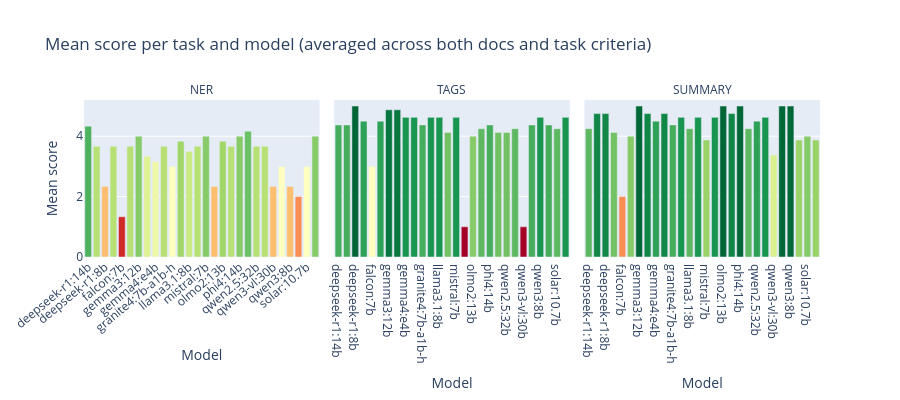

Here is the notebook cell this chart was saved with:
### Code cell
# Grouped bar chart: mean score per model, faceted by task
task_mean = (
    df.groupby(['model', 'task'])['score']
    .mean()
    .reset_index()
    .rename(columns={'score': 'mean_score'})
)

# Order models alphabetically
model_order = sorted(df['model'].unique().tolist())

fig = px.bar(
    task_mean,
    x='model',
    y='mean_score',
    facet_col='task',
    category_orders={'model': model_order, 'task': ['ner', 'tags', 'summary']},
    color='mean_score',
    color_continuous_scale='RdYlGn',
    range_color=[1, 5],
    labels={'mean_score': 'Mean score', 'model': 'Model'},
    title='Mean score per task and model (averaged across both docs and task criteria)',
    height=400,
)
fig.update_layout(xaxis_tickangle=-40, coloraxis_showscale=False)
fig.update_yaxes(range=[0, 5.2])
fig.for_each_annotation(lambda a: a.update(text=a.text.split('=')[-1].upper()))
fig.show()

### Figure 1 — Plotly figure (JSON) as saved in the notebook; plotly's stock layout.template omitted (floating-point values rounded to 4 significant figures)
{"data": [{"hovertemplate": "task=ner<br>Model=%{x}<br>Mean score=%{marker.color}<extra></extra>", "legendgroup": "", "marker": {"color": [4.333, 3.667, 2.333, 3.667, 1.333, 3.667, 4.0, 3.333, 3.167, 3.667, 3.0, 3.833, 3.5, 3.667, 4.0, 2.333, 3.833, 3.667, 4.0, 4.167, 3.667, 3.667, 2.333, 3.0, 2.333, 2.0, 3.0, 4.0], "coloraxis": "coloraxis", "pattern": {"shape": ""}}, "name": "", "orientation": "v", "showlegend": false, "textposition": "auto", "type": "bar", "x": ["deepseek-r1:14b", "deepseek-r1:32b", "deepseek-r1:8b", "dolphin3:8b", "falcon:7b", "gemma2:2b", "gemma3:12b", "gemma3n:e4b", "gemma4:e4b", "granite3.3:8b", "granite4:7b-a1b-h", "lfm2:24b", "llama3.1:8b", "llama3.2:latest", "mistral:7b", "olmo-3:7b", "olmo2:13b", "phi4-reasoning:14b", "phi4:14b", "qwen2.5:14b", "qwen2.5:32b", "qwen2.5:7b", "qwen3-vl:30b", "qwen3:14b", "qwen3:8b", "rnj-1:8b", "solar:10.7b", "translategemma:12b"], "xaxis": "x", "y": [4.333, 3.667, 2.333, 3.667, 1.333, 3.667, 4.0, 3.333, 3.167, 3.667, 3.0, 3.833, 3.5, 3.667, 4.0, 2.333, 3.833, 3.667, 4.0, 4.167, 3.667, 3.667, 2.333, 3.0, 2.333, 2.0, 3.0, 4.0], "yaxis": "y"}, {"hovertemplate": "task=tags<br>Model=%{x}<br>Mean score=%{marker.color}<extra></extra>", "legendgroup": "", "marker": {"color": [4.375, 4.375, 5.0, 4.5, 3.0, 4.5, 4.875, 4.875, 4.625, 4.625, 4.375, 4.625, 4.625, 4.125, 4.625, 1.0, 4.0, 4.25, 4.375, 4.125, 4.125, 4.25, 1.0, 4.375, 4.625, 4.375, 4.25, 4.625], "coloraxis": "coloraxis", "pattern": {"shape": ""}}, "name": "", "orientation": "v", "showlegend": false, "textposition": "auto", "type": "bar", "x": ["deepseek-r1:14b", "deepseek-r1:32b", "deepseek-r1:8b", "dolphin3:8b", "falcon:7b", "gemma2:2b", "gemma3:12b", "gemma3n:e4b", "gemma4:e4b", "granite3.3:8b", "granite4:7b-a1b-h", "lfm2:24b", "llama3.1:8b", "llama3.2:latest", "mistral:7b", "olmo-3:7b", "olmo2:13b", "phi4-reasoning:14b", "phi4:14b", "qwen2.5:14b", "qwen2.5:32b", "qwen2.5:7b", "qwen3-vl:30b", "qwen3:14b", "qwen3:8b", "rnj-1:8b", "solar:10.7b", "translategemma:12b"], "xaxis": "x2", "y": [4.375, 4.375, 5.0, 4.5, 3.0, 4.5, 4.875, 4.875, 4.625, 4.625, 4.375, 4.625, 4.625, 4.125, 4.625, 1.0, 4.0, 4.25, 4.375, 4.125, 4.125, 4.25, 1.0, 4.375, 4.625, 4.375, 4.25, 4.625], "yaxis": "y2"}, {"hovertemplate": "task=summary<br>Model=%{x}<br>Mean score=%{marker.color}<extra></extra>", "legendgroup": "", "marker": {"color": [4.25, 4.75, 4.75, 4.125, 2.0, 4.0, 5.0, 4.75, 4.5, 4.75, 4.375, 4.625, 4.25, 4.625, 3.875, 4.625, 5.0, 4.75, 5.0, 4.25, 4.5, 4.625, 3.375, 5.0, 5.0, 3.875, 4.0, 3.875], "coloraxis": "coloraxis", "pattern": {"shape": ""}}, "name": "", "orientation": "v", "showlegend": false, "textposition": "auto", "type": "bar", "x": ["deepseek-r1:14b", "deepseek-r1:32b", "deepseek-r1:8b", "dolphin3:8b", "falcon:7b", "gemma2:2b", "gemma3:12b", "gemma3n:e4b", "gemma4:e4b", "granite3.3:8b", "granite4:7b-a1b-h", "lfm2:24b", "llama3.1:8b", "llama3.2:latest", "mistral:7b", "olmo-3:7b", "olmo2:13b", "phi4-reasoning:14b", "phi4:14b", "qwen2.5:14b", "qwen2.5:32b", "qwen2.5:7b", "qwen3-vl:30b", "qwen3:14b", "qwen3:8b", "rnj-1:8b", "solar:10.7b", "translategemma:12b"], "xaxis": "x3", "y": [4.25, 4.75, 4.75, 4.125, 2.0, 4.0, 5.0, 4.75, 4.5, 4.75, 4.375, 4.625, 4.25, 4.625, 3.875, 4.625, 5.0, 4.75, 5.0, 4.25, 4.5, 4.625, 3.375, 5.0, 5.0, 3.875, 4.0, 3.875], "yaxis": "y3"}], "layout": {"annotations": [{"font": {}, "showarrow": false, "text": "NER", "x": 0.16, "xanchor": "center", "xref": "paper", "y": 1, "yanchor": "bottom", "yref": "paper"}, {"font": {}, "showarrow": false, "text": "TAGS", "x": 0.5, "xanchor": "center", "xref": "paper", "y": 1, "yanchor": "bottom", "yref": "paper"}, {"font": {}, "showarrow": false, "text": "SUMMARY", "x": 0.84, "xanchor": "center", "xref": "paper", "y": 1, "yanchor": "bottom", "yref": "paper"}], "barmode": "relative", "coloraxis": {"cmax": 5, "cmin": 1, "colorbar": {"title": {"text": "Mean score"}}, "colorscale": [[0, "rgb(165,0,38)"], [0.1, "rgb(215,48,39)"], [0.2, "rgb(244,109,67)"], [0.3, "rgb(253,174,97)"], [0.4, "rgb(254,224,139)"], [0.5, "rgb(255,255,191)"], [0.6, "rgb(217,239,139)"], [0.7, "rgb(166,217,106)"], [0.8, "rgb(102,189,99)"], [0.9, "rgb(26,152,80)"], [1, "rgb(0,104,55)"]], "showscale": false}, "height": 400, "legend": {"tracegroupgap": 0}, "title": {"text": "Mean score per task and model (averaged across both docs and task criteria)"}, "xaxis": {"anchor": "y", "categoryarray": ["deepseek-r1:14b", "deepseek-r1:32b", "deepseek-r1:8b", "dolphin3:8b", "falcon:7b", "gemma2:2b", "gemma3:12b", "gemma3n:e4b", "gemma4:e4b", "granite3.3:8b", "granite4:7b-a1b-h", "lfm2:24b", "llama3.1:8b", "llama3.2:latest", "mistral:7b", "olmo-3:7b", "olmo2:13b", "phi4-reasoning:14b", "phi4:14b", "qwen2.5:14b", "qwen2.5:32b", "qwen2.5:7b", "qwen3-vl:30b", "qwen3:14b", "qwen3:8b", "rnj-1:8b", "solar:10.7b", "translategemma:12b"], "categoryorder": "array", "domain": [0, 0.32], "tickangle": -40, "title": {"text": "Model"}}, "xaxis2": {"anchor": "y2", "categoryarray": ["deepseek-r1:14b", "deepseek-r1:32b", "deepseek-r1:8b", "dolphin3:8b", "falcon:7b", "gemma2:2b", "gemma3:12b", "gemma3n:e4b", "gemma4:e4b", "granite3.3:8b", "granite4:7b-a1b-h", "lfm2:24b", "llama3.1:8b", "llama3.2:latest", "mistral:7b", "olmo-3:7b", "olmo2:13b", "phi4-reasoning:14b", "phi4:14b", "qwen2.5:14b", "qwen2.5:32b", "qwen2.5:7b", "qwen3-vl:30b", "qwen3:14b", "qwen3:8b", "rnj-1:8b", "solar:10.7b", "translategemma:12b"], "categoryorder": "array", "domain": [0.34, 0.66], "matches": "x", "title": {"text": "Model"}}, "xaxis3": {"anchor": "y3", "categoryarray": ["deepseek-r1:14b", "deepseek-r1:32b", "deepseek-r1:8b", "dolphin3:8b", "falcon:7b", "gemma2:2b", "gemma3:12b", "gemma3n:e4b", "gemma4:e4b", "granite3.3:8b", "granite4:7b-a1b-h", "lfm2:24b", "llama3.1:8b", "llama3.2:latest", "mistral:7b", "olmo-3:7b", "olmo2:13b", "phi4-reasoning:14b", "phi4:14b", "qwen2.5:14b", "qwen2.5:32b", "qwen2.5:7b", "qwen3-vl:30b", "qwen3:14b", "qwen3:8b", "rnj-1:8b", "solar:10.7b", "translategemma:12b"], "categoryorder": "array", "domain": [0.68, 1.0], "matches": "x", "title": {"text": "Model"}}, "yaxis": {"anchor": "x", "domain": [0, 1], "range": [0, 5.2], "title": {"text": "Mean score"}}, "yaxis2": {"anchor": "x2", "domain": [0, 1], "matches": "y", "range": [0, 5.2], "showticklabels": false}, "yaxis3": {"anchor": "x3", "domain": [0, 1], "matches": "y", "range": [0, 5.2], "showticklabels": false}}}
